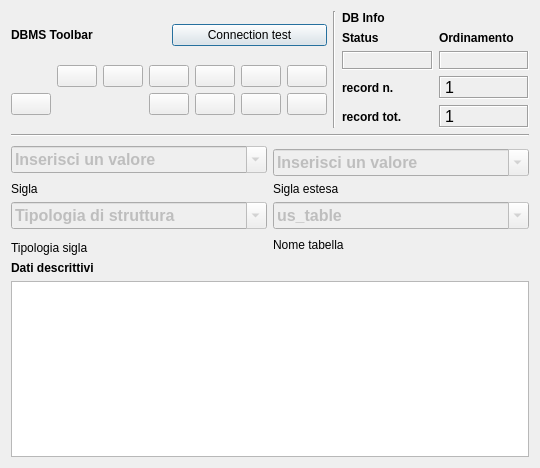
<?xml version="1.0" encoding="UTF-8"?>
<ui version="4.0">
 <class>DialogThesaurus</class>
 <widget class="QDialog" name="DialogThesaurus">
  <property name="geometry">
   <rect>
    <x>0</x>
    <y>0</y>
    <width>540</width>
    <height>468</height>
   </rect>
  </property>
  <property name="minimumSize">
   <size>
    <width>540</width>
    <height>400</height>
   </size>
  </property>
  <property name="windowTitle">
   <string>pyArchInit Gestione Beni culturali - Thesaurus</string>
  </property>
  <property name="windowIcon">
   <iconset resource="resources.qrc">
    <normaloff>:/images/iconSite.png</normaloff>:/images/iconSite.png</iconset>
  </property>
  <layout class="QGridLayout" name="gridLayout_6">
   <item row="0" column="0" colspan="2">
    <layout class="QHBoxLayout" name="horizontalLayout">
     <item>
      <layout class="QGridLayout" name="gridLayout_2">
       <item row="0" column="0">
        <widget class="QLabel" name="label_29">
         <property name="font">
          <font>
           <weight>75</weight>
           <bold>true</bold>
          </font>
         </property>
         <property name="text">
          <string>DBMS Toolbar</string>
         </property>
        </widget>
       </item>
       <item row="0" column="1">
        <widget class="QPushButton" name="pushButton_connect">
         <property name="text">
          <string>Connection test</string>
         </property>
        </widget>
       </item>
       <item row="1" column="0" colspan="2">
        <layout class="QGridLayout" name="gridLayout">
         <item row="0" column="5">
          <widget class="QPushButton" name="pushButton_first_rec">
           <property name="toolTip">
            <string>First rec</string>
           </property>
           <property name="text">
            <string/>
           </property>
           <property name="icon">
            <iconset resource="resources.qrc">
             <normaloff>:/images/5_leftArrows.png</normaloff>:/images/5_leftArrows.png</iconset>
           </property>
          </widget>
         </item>
         <item row="0" column="7">
          <widget class="QPushButton" name="pushButton_next_rec">
           <property name="toolTip">
            <string>Next rec</string>
           </property>
           <property name="text">
            <string/>
           </property>
           <property name="icon">
            <iconset resource="resources.qrc">
             <normaloff>:/images/6_rightArrow.png</normaloff>:/images/6_rightArrow.png</iconset>
           </property>
          </widget>
         </item>
         <item row="0" column="8">
          <widget class="QPushButton" name="pushButton_last_rec">
           <property name="toolTip">
            <string>Last rec</string>
           </property>
           <property name="text">
            <string/>
           </property>
           <property name="icon">
            <iconset resource="resources.qrc">
             <normaloff>:/images/7_rightArrows.png</normaloff>:/images/7_rightArrows.png</iconset>
           </property>
          </widget>
         </item>
         <item row="0" column="9">
          <widget class="QPushButton" name="pushButton_new_rec">
           <property name="font">
            <font>
             <pointsize>9</pointsize>
            </font>
           </property>
           <property name="toolTip">
            <string>New record</string>
           </property>
           <property name="text">
            <string/>
           </property>
           <property name="icon">
            <iconset resource="resources.qrc">
             <normaloff>:/images/newrec.png</normaloff>:/images/newrec.png</iconset>
           </property>
          </widget>
         </item>
         <item row="0" column="10">
          <widget class="QPushButton" name="pushButton_save">
           <property name="font">
            <font>
             <pointsize>9</pointsize>
            </font>
           </property>
           <property name="toolTip">
            <string>Save</string>
           </property>
           <property name="text">
            <string/>
           </property>
           <property name="icon">
            <iconset resource="resources.qrc">
             <normaloff>:/images/b_save.png</normaloff>:/images/b_save.png</iconset>
           </property>
           <property name="autoDefault">
            <bool>false</bool>
           </property>
          </widget>
         </item>
         <item row="1" column="7">
          <widget class="QPushButton" name="pushButton_new_search">
           <property name="font">
            <font>
             <pointsize>9</pointsize>
            </font>
           </property>
           <property name="toolTip">
            <string>new search</string>
           </property>
           <property name="text">
            <string/>
           </property>
           <property name="icon">
            <iconset resource="resources.qrc">
             <normaloff>:/images/new_search.png</normaloff>:/images/new_search.png</iconset>
           </property>
          </widget>
         </item>
         <item row="1" column="8">
          <widget class="QPushButton" name="pushButton_search_go">
           <property name="font">
            <font>
             <pointsize>9</pointsize>
            </font>
           </property>
           <property name="toolTip">
            <string>search !!!</string>
           </property>
           <property name="text">
            <string/>
           </property>
           <property name="icon">
            <iconset resource="resources.qrc">
             <normaloff>:/images/search.png</normaloff>:/images/search.png</iconset>
           </property>
          </widget>
         </item>
         <item row="1" column="9">
          <widget class="QPushButton" name="pushButton_sort">
           <property name="font">
            <font>
             <pointsize>9</pointsize>
            </font>
           </property>
           <property name="toolTip">
            <string>Order by</string>
           </property>
           <property name="text">
            <string/>
           </property>
           <property name="icon">
            <iconset resource="resources.qrc">
             <normaloff>:/images/sort.png</normaloff>:/images/sort.png</iconset>
           </property>
          </widget>
         </item>
         <item row="1" column="10">
          <widget class="QPushButton" name="pushButton_view_all">
           <property name="font">
            <font>
             <pointsize>9</pointsize>
            </font>
           </property>
           <property name="toolTip">
            <string>View alls records</string>
           </property>
           <property name="text">
            <string/>
           </property>
           <property name="icon">
            <iconset resource="resources.qrc">
             <normaloff>:/images/view_all.png</normaloff>:/images/view_all.png</iconset>
           </property>
          </widget>
         </item>
         <item row="1" column="2">
          <widget class="QPushButton" name="pushButton_delete">
           <property name="enabled">
            <bool>true</bool>
           </property>
           <property name="font">
            <font>
             <pointsize>9</pointsize>
            </font>
           </property>
           <property name="toolTip">
            <string>Delete record</string>
           </property>
           <property name="text">
            <string/>
           </property>
           <property name="icon">
            <iconset resource="resources.qrc">
             <normaloff>:/images/delete.png</normaloff>:/images/delete.png</iconset>
           </property>
          </widget>
         </item>
         <item row="0" column="6">
          <widget class="QPushButton" name="pushButton_prev_rec">
           <property name="toolTip">
            <string>Prev rec</string>
           </property>
           <property name="text">
            <string/>
           </property>
           <property name="icon">
            <iconset resource="resources.qrc">
             <normaloff>:/images/4_leftArrow.png</normaloff>:/images/4_leftArrow.png</iconset>
           </property>
          </widget>
         </item>
        </layout>
       </item>
      </layout>
     </item>
     <item>
      <widget class="Line" name="line_6">
       <property name="orientation">
        <enum>Qt::Vertical</enum>
       </property>
      </widget>
     </item>
     <item>
      <layout class="QGridLayout" name="gridLayout_5">
       <item row="0" column="0">
        <widget class="QLabel" name="label_42">
         <property name="font">
          <font>
           <weight>75</weight>
           <bold>true</bold>
          </font>
         </property>
         <property name="autoFillBackground">
          <bool>true</bool>
         </property>
         <property name="text">
          <string>DB Info</string>
         </property>
        </widget>
       </item>
       <item row="1" column="0">
        <layout class="QGridLayout" name="gridLayout_4">
         <item row="0" column="1">
          <widget class="QLabel" name="label_43">
           <property name="font">
            <font>
             <pointsize>9</pointsize>
             <weight>75</weight>
             <bold>true</bold>
            </font>
           </property>
           <property name="text">
            <string>Ordinamento</string>
           </property>
           <property name="margin">
            <number>0</number>
           </property>
          </widget>
         </item>
         <item row="1" column="0">
          <widget class="QLabel" name="label_status">
           <property name="minimumSize">
            <size>
             <width>40</width>
             <height>0</height>
            </size>
           </property>
           <property name="font">
            <font>
             <pointsize>10</pointsize>
             <weight>75</weight>
             <bold>true</bold>
            </font>
           </property>
           <property name="cursor">
            <cursorShape>ForbiddenCursor</cursorShape>
           </property>
           <property name="mouseTracking">
            <bool>false</bool>
           </property>
           <property name="contextMenuPolicy">
            <enum>Qt::DefaultContextMenu</enum>
           </property>
           <property name="frameShape">
            <enum>QFrame::Box</enum>
           </property>
           <property name="frameShadow">
            <enum>QFrame::Sunken</enum>
           </property>
           <property name="text">
            <string/>
           </property>
           <property name="alignment">
            <set>Qt::AlignCenter</set>
           </property>
           <property name="margin">
            <number>0</number>
           </property>
          </widget>
         </item>
         <item row="1" column="1">
          <widget class="QLabel" name="label_sort">
           <property name="font">
            <font>
             <pointsize>10</pointsize>
             <weight>75</weight>
             <bold>true</bold>
            </font>
           </property>
           <property name="cursor">
            <cursorShape>ForbiddenCursor</cursorShape>
           </property>
           <property name="mouseTracking">
            <bool>false</bool>
           </property>
           <property name="contextMenuPolicy">
            <enum>Qt::DefaultContextMenu</enum>
           </property>
           <property name="frameShape">
            <enum>QFrame::Box</enum>
           </property>
           <property name="frameShadow">
            <enum>QFrame::Sunken</enum>
           </property>
           <property name="text">
            <string/>
           </property>
           <property name="alignment">
            <set>Qt::AlignCenter</set>
           </property>
           <property name="margin">
            <number>0</number>
           </property>
          </widget>
         </item>
         <item row="0" column="0">
          <widget class="QLabel" name="label_34">
           <property name="font">
            <font>
             <pointsize>9</pointsize>
             <weight>75</weight>
             <bold>true</bold>
            </font>
           </property>
           <property name="text">
            <string>Status</string>
           </property>
           <property name="margin">
            <number>0</number>
           </property>
          </widget>
         </item>
        </layout>
       </item>
       <item row="2" column="0">
        <layout class="QGridLayout" name="gridLayout_3">
         <item row="0" column="0">
          <widget class="QLabel" name="label_27">
           <property name="font">
            <font>
             <pointsize>9</pointsize>
             <weight>75</weight>
             <bold>true</bold>
            </font>
           </property>
           <property name="text">
            <string>record n.</string>
           </property>
           <property name="margin">
            <number>0</number>
           </property>
          </widget>
         </item>
         <item row="0" column="1">
          <widget class="QLabel" name="label_rec_corrente">
           <property name="font">
            <font>
             <family>Microsoft Sans Serif</family>
             <pointsize>12</pointsize>
            </font>
           </property>
           <property name="cursor">
            <cursorShape>ForbiddenCursor</cursorShape>
           </property>
           <property name="mouseTracking">
            <bool>false</bool>
           </property>
           <property name="contextMenuPolicy">
            <enum>Qt::DefaultContextMenu</enum>
           </property>
           <property name="frameShape">
            <enum>QFrame::Box</enum>
           </property>
           <property name="frameShadow">
            <enum>QFrame::Sunken</enum>
           </property>
           <property name="text">
            <string>1</string>
           </property>
          </widget>
         </item>
         <item row="1" column="0">
          <widget class="QLabel" name="label_28">
           <property name="font">
            <font>
             <pointsize>9</pointsize>
             <weight>75</weight>
             <bold>true</bold>
            </font>
           </property>
           <property name="text">
            <string>record tot.</string>
           </property>
           <property name="margin">
            <number>0</number>
           </property>
          </widget>
         </item>
         <item row="1" column="1">
          <widget class="QLabel" name="label_rec_tot">
           <property name="font">
            <font>
             <family>Microsoft Sans Serif</family>
             <pointsize>12</pointsize>
            </font>
           </property>
           <property name="cursor">
            <cursorShape>ForbiddenCursor</cursorShape>
           </property>
           <property name="mouseTracking">
            <bool>false</bool>
           </property>
           <property name="contextMenuPolicy">
            <enum>Qt::DefaultContextMenu</enum>
           </property>
           <property name="frameShape">
            <enum>QFrame::Box</enum>
           </property>
           <property name="frameShadow">
            <enum>QFrame::Sunken</enum>
           </property>
           <property name="text">
            <string>1</string>
           </property>
          </widget>
         </item>
        </layout>
       </item>
      </layout>
     </item>
    </layout>
   </item>
   <item row="1" column="0" colspan="2">
    <widget class="Line" name="line_8">
     <property name="font">
      <font>
       <weight>75</weight>
       <bold>true</bold>
      </font>
     </property>
     <property name="orientation">
      <enum>Qt::Horizontal</enum>
     </property>
    </widget>
   </item>
   <item row="2" column="0" rowspan="2">
    <widget class="QComboBox" name="comboBox_sigla">
     <property name="enabled">
      <bool>false</bool>
     </property>
     <property name="minimumSize">
      <size>
       <width>100</width>
       <height>0</height>
      </size>
     </property>
     <property name="font">
      <font>
       <pointsize>12</pointsize>
       <weight>75</weight>
       <bold>true</bold>
      </font>
     </property>
     <property name="mouseTracking">
      <bool>true</bool>
     </property>
     <property name="editable">
      <bool>true</bool>
     </property>
     <property name="maxVisibleItems">
      <number>99999</number>
     </property>
     <property name="maxCount">
      <number>2147483647</number>
     </property>
     <item>
      <property name="text">
       <string>Inserisci un valore</string>
      </property>
     </item>
    </widget>
   </item>
   <item row="3" column="1">
    <widget class="QComboBox" name="comboBox_sigla_estesa">
     <property name="enabled">
      <bool>false</bool>
     </property>
     <property name="minimumSize">
      <size>
       <width>150</width>
       <height>0</height>
      </size>
     </property>
     <property name="font">
      <font>
       <pointsize>12</pointsize>
       <weight>75</weight>
       <bold>true</bold>
      </font>
     </property>
     <property name="mouseTracking">
      <bool>true</bool>
     </property>
     <property name="editable">
      <bool>true</bool>
     </property>
     <property name="maxVisibleItems">
      <number>99999</number>
     </property>
     <property name="maxCount">
      <number>2147483647</number>
     </property>
     <item>
      <property name="text">
       <string>Inserisci un valore</string>
      </property>
     </item>
    </widget>
   </item>
   <item row="4" column="0">
    <widget class="QLabel" name="label">
     <property name="text">
      <string>Sigla</string>
     </property>
    </widget>
   </item>
   <item row="4" column="1">
    <widget class="QLabel" name="label_2">
     <property name="text">
      <string>Sigla estesa</string>
     </property>
    </widget>
   </item>
   <item row="5" column="0">
    <widget class="QComboBox" name="comboBox_tipologia_sigla">
     <property name="enabled">
      <bool>false</bool>
     </property>
     <property name="minimumSize">
      <size>
       <width>100</width>
       <height>0</height>
      </size>
     </property>
     <property name="font">
      <font>
       <pointsize>12</pointsize>
       <weight>75</weight>
       <bold>true</bold>
      </font>
     </property>
     <property name="mouseTracking">
      <bool>true</bool>
     </property>
     <property name="editable">
      <bool>true</bool>
     </property>
     <property name="maxVisibleItems">
      <number>99999</number>
     </property>
     <property name="maxCount">
      <number>2147483647</number>
     </property>
     <item>
      <property name="text">
       <string>Tipologia di struttura</string>
      </property>
     </item>
     <item>
      <property name="text">
       <string>definizione sito</string>
      </property>
     </item>
     <item>
      <property name="text">
       <string>definizione stratigrafica</string>
      </property>
     </item>
     <item>
      <property name="text">
       <string>tipo di caratterizzazione</string>
      </property>
     </item>
     <item>
      <property name="text">
       <string>tipo di us</string>
      </property>
     </item>
     <item>
      <property name="text">
       <string>tipo reperto</string>
      </property>
     </item>
    </widget>
   </item>
   <item row="5" column="1">
    <widget class="QComboBox" name="comboBox_nome_tabella">
     <property name="enabled">
      <bool>false</bool>
     </property>
     <property name="minimumSize">
      <size>
       <width>100</width>
       <height>0</height>
      </size>
     </property>
     <property name="font">
      <font>
       <pointsize>12</pointsize>
       <weight>75</weight>
       <bold>true</bold>
      </font>
     </property>
     <property name="mouseTracking">
      <bool>true</bool>
     </property>
     <property name="editable">
      <bool>true</bool>
     </property>
     <property name="maxVisibleItems">
      <number>99999</number>
     </property>
     <property name="maxCount">
      <number>2147483647</number>
     </property>
     <item>
      <property name="text">
       <string>us_table</string>
      </property>
     </item>
     <item>
      <property name="text">
       <string>site_table</string>
      </property>
     </item>
     <item>
      <property name="text">
       <string>struttura_table</string>
      </property>
     </item>
     <item>
      <property name="text">
       <string>pyunitastratigrafiche</string>
      </property>
     </item>
     <item>
      <property name="text">
       <string>inventario_materiali_table</string>
      </property>
     </item>
    </widget>
   </item>
   <item row="7" column="0">
    <widget class="QLabel" name="label_11">
     <property name="text">
      <string>Tipologia sigla</string>
     </property>
    </widget>
   </item>
   <item row="6" column="1" rowspan="2">
    <widget class="QLabel" name="label_10">
     <property name="text">
      <string>Nome tabella</string>
     </property>
    </widget>
   </item>
   <item row="8" column="0" colspan="2">
    <layout class="QVBoxLayout" name="verticalLayout_3">
     <item>
      <widget class="QLabel" name="label_13">
       <property name="font">
        <font>
         <weight>75</weight>
         <bold>true</bold>
        </font>
       </property>
       <property name="text">
        <string>Dati descrittivi</string>
       </property>
      </widget>
     </item>
     <item>
      <widget class="QTextEdit" name="textEdit_descrizione_sigla">
       <property name="minimumSize">
        <size>
         <width>0</width>
         <height>20</height>
        </size>
       </property>
       <property name="maximumSize">
        <size>
         <width>16777215</width>
         <height>16000000</height>
        </size>
       </property>
       <property name="font">
        <font>
         <pointsize>10</pointsize>
        </font>
       </property>
      </widget>
     </item>
    </layout>
   </item>
  </layout>
 </widget>
 <resources>
  <include location="resources.qrc"/>
 </resources>
 <connections/>
</ui>
